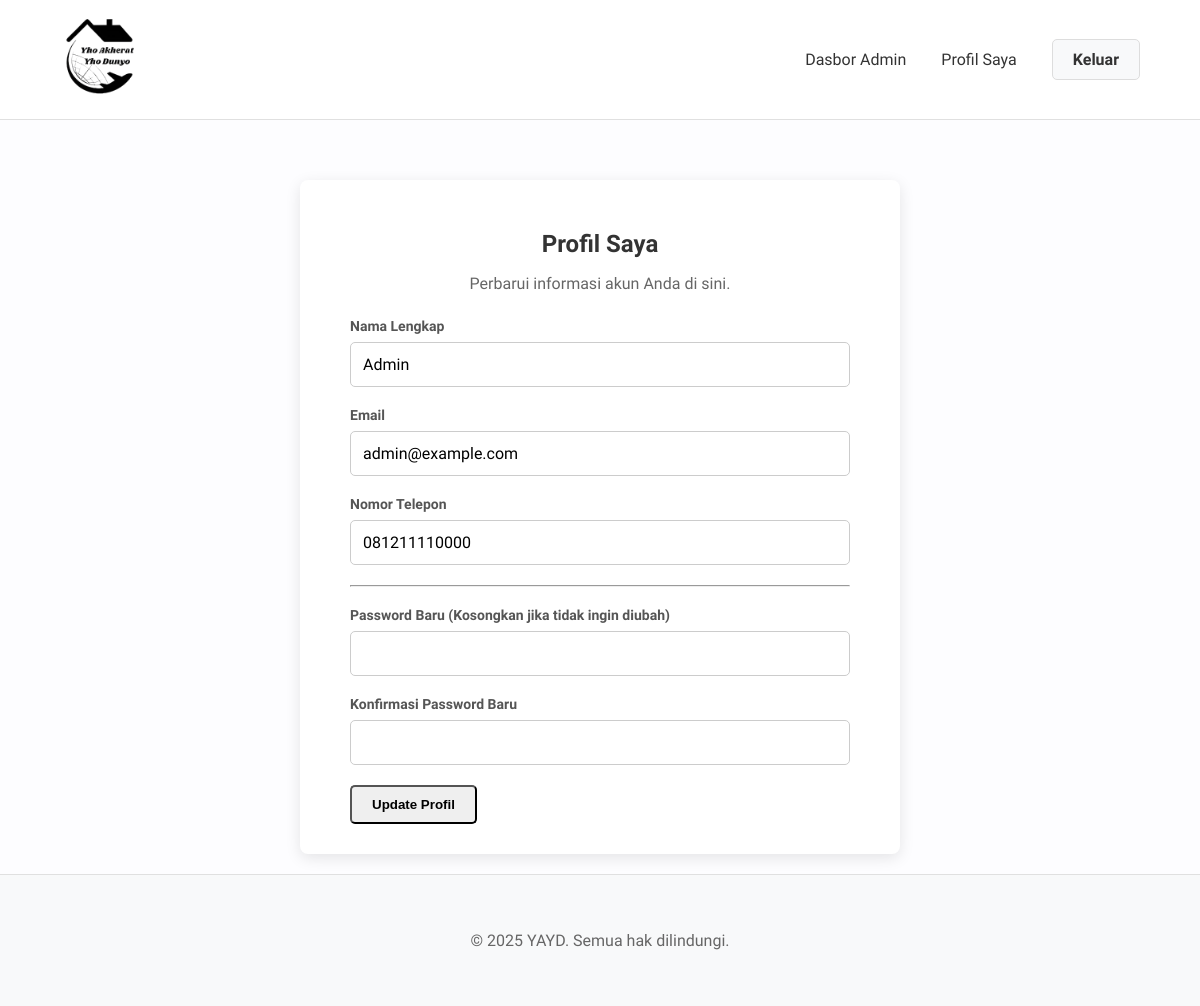
The app's page /profil/index.php (signed in) with its own data.
### tables this page shows
CREATE TABLE `users` (
  `id_user` INT AUTO_INCREMENT PRIMARY KEY,
  `id_role_fk` INT NOT NULL,
  `status_akun` ENUM('Aktif', 'Pending', 'Diblokir') NOT NULL DEFAULT 'Pending' COMMENT 'Status persetujuan akun oleh admin',
  `nama_lengkap` VARCHAR(255) NOT NULL,
  `email` VARCHAR(255) NOT NULL UNIQUE,
  `password` VARCHAR(255) NOT NULL COMMENT 'Password harus disimpan dalam bentuk hash',
  `nomor_telepon` VARCHAR(20) NULL,
  `alamat` TEXT NULL,
  `created_at` TIMESTAMP NULL DEFAULT CURRENT_TIMESTAMP
);

### profil/index.php (called while the page is built, shortened)
<?php
require_once '../views/profil/index.php';
?>

### views/profil/index.php (the view, shortened to what this page needs)
<?php
require_once realpath(__DIR__ . '/../../config/database.php');
require_once realpath(__DIR__ . '/../templates/header.php');
$stmt = mysqli_prepare($koneksi, "SELECT * FROM users WHERE id_user = ?");
mysqli_stmt_bind_param($stmt, 'i', $_SESSION['user_id']);
mysqli_stmt_execute($stmt);
$result = mysqli_stmt_get_result($stmt);
$user = mysqli_fetch_assoc($result);
?>
<div class="container">
    <div class="form-container" style="margin-top: 40px;">
        <h2>Profil Saya</h2>
        <p>Perbarui informasi akun Anda di sini.</p>
        <form action="<?= BASE_URL ?>/controllers/UserController.php" method="POST">
            <div class="form-group">
                <label>Nama Lengkap</label>
                <input type="text" name="nama_lengkap" value="<?= htmlspecialchars($user['nama_lengkap']) ?>" required>
            </div>
            <div class="form-group">
                <label>Email</label>
                <input type="email" name="email" value="<?= htmlspecialchars($user['email']) ?>" required>
            </div>
            <div class="form-group">
                <label>Nomor Telepon</label>
                <input type="text" name="nomor_telepon" value="<?= htmlspecialchars($user['nomor_telepon']) ?>">
            </div>
            <hr style="margin: 20px 0;">
            <div class="form-group">
                <label>Password Baru (Kosongkan jika tidak ingin diubah)</label>
                <input type="password" name="password">
            </div>
             <div class="form-group">
                <label>Konfirmasi Password Baru</label>
                <input type="password" name="konfirmasi_password">
            </div>
            <button type="submit" class="btn">Update Profil</button>
        </form>
    </div>
</div>
<?php
require_once realpath(__DIR__ . '/../templates/footer.php');
?>

### assets/css/style.css (style rules this page uses)
body, html { margin: 0; padding: 0; font-family: 'Plus Jakarta Sans', 'Segoe UI', Tahoma, Geneva, Verdana, sans-serif; background-color: #fdfdff; color: #333; height: 100%; }
body { display: flex; flex-direction: column; min-height: 100vh; }
.container { width: 90%; max-width: 1200px; margin: auto; }
.btn { padding: 10px 20px; border-radius: 5px; text-decoration: none; font-weight: bold; display: inline-block; }
.form-container { background: #ffffff; padding: 30px 50px; border-radius: 8px; box-shadow: 0 4px 15px rgba(0, 0, 0, 0.1); max-width: 500px; margin: 0 auto; width: 90%; }
.form-container h2 { text-align: center; margin-bottom: 10px; color: #333; }
.form-container p { text-align: center; margin-bottom: 25px; color: #666; }
.form-group { margin-bottom: 20px; }
.form-group label { display: block; margin-bottom: 8px; font-weight: bold; font-size: 14px; color: #555; }
.form-group input[type="text"], .form-group input[type="email"], .form-group input[type="password"], .form-group select, .form-group textarea { width: 100%; padding: 12px; border: 1px solid #ccc; border-radius: 5px; box-sizing: border-box; font-size: 16px; transition: border-color 0.3s, box-shadow 0.3s; font-family: inherit; }

### records on screen
users: nama_lengkap "Admin", email "admin@example.com", nomor_telepon "081211110000"
